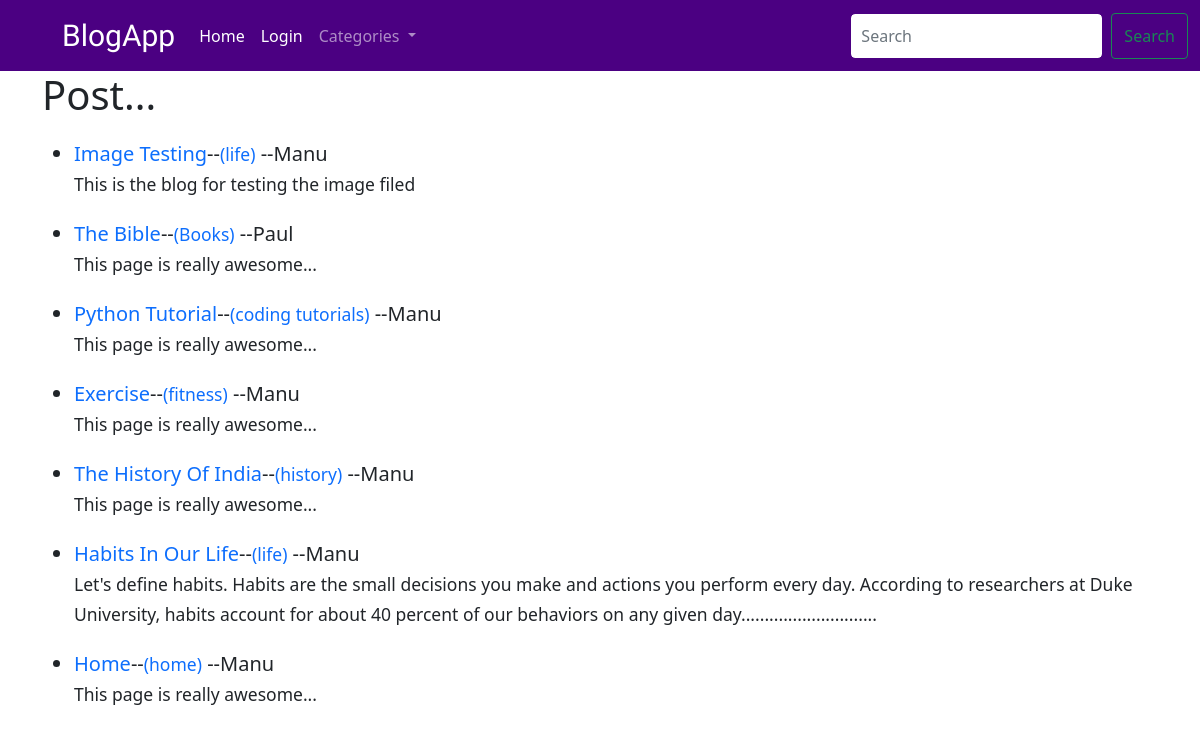
The page / on the database its author committed.
### blogsite/models.py (models this page shows, shortened)
class Post(models.Model):
    title = models.CharField(max_length=200)
    title_tag = models.CharField(max_length=200)
    author = models.ForeignKey(User, on_delete=models.CASCADE)
    body = RichTextField(null=True, blank=True)
    posted = models.DateTimeField(auto_now_add=True)
    category = models.CharField(max_length=200, default='none')
    snippets = models.CharField(max_length=300)
    likes = models.ManyToManyField(User, related_name='blog_post')
    images = models.ImageField(null=True, blank=True, upload_to='images/')
    """
        @property
        def imageURL(self):
            try:
                url = self.images.url
            except:
                url = ''

            return url
    """

### blogsite/views.py (the view)
# urls.py: path('', HomeView.as_view(), name='blogs'),
class HomeView(generic.ListView):
    model = Post
    template_name = 'blogsite/home.html'
    context_object_name = 'blogs'
    ordering = ['-posted']
    def get_context_data(self, *args, **kwargs):
        cat_menu = Category.objects.all()
        context = super(HomeView, self).get_context_data(*args, **kwargs)
        context['cat_menu'] = cat_menu
        return context

### blogsite/models.py (called while the page is built)
    def __str__(self):
        return self.name

### templates/blogsite/home.html (shortened to what this page needs)
{% extends 'blogsite/main.html'%}
{% block content %}
<div class="container">
    <h1>Post...</h1>
    <ul>
        {% for post in blogs %}
            <li style="font-size: 20px; margin-top: 20px;">
                <a href="{% url 'blog' post.id %}">{{post.title|title}}</a>--<small><a href="{% url 'categories' post.category|slugify%}">({{post.category}})</a></small>
                {% if post.author.first_name %}
                    --{{post.author.first_name|title}}
                {% else %}
                    --{{post.author|title}}
                {% endif %}
                    <br>
                <small>{{post.snippets}}</small>
            </li>
        {% empty %}
            <li>No blogs available</li>
        {% endfor %}
    </ul>
</div>
{% endblock %}

### templates/blogsite/main.html (shortened to what this page needs)
<!doctype html>
<html lang="en">
<head>
    <link href="https://cdn.jsdelivr.net/npm/bootstrap@5.1.1/dist/css/bootstrap.min.css" rel="stylesheet">
</head>
<body>
<nav class="navbar navbar-expand-lg navbar-dark " style="background-color: indigo;">
  <div class="container-fluid" style="margin-left: 50px;">
    <a class="navbar-brand" href="{% url 'blogs' %}" style="font-family: 'Birthstone', cursive; font-size: 30px;">BlogApp</a>
    <div class="collapse navbar-collapse" id="navbarSupportedContent">
      <ul class="navbar-nav me-auto mb-2 mb-lg-0">
        <li class="nav-item">
          <a class="nav-link active" aria-current="page" href="{% url 'blogs'%}">Home</a>
        </li>
        {% if request.user.is_authenticated%}
            <li class="nav-item dropdown">
                <a class="nav-link dropdown-toggle" href="#" id="navbarDropdown" role="button" data-bs-toggle="dropdown" aria-expanded="false">
                      {{request.user|title}}
                </a>
                <ul class="dropdown-menu" aria-labelledby="navbarDropdown">
                    <li><a class="dropdown-item" href="{% url 'edit_profile' %}">Profile</a></li>
                    <li><a class="dropdown-item" href="{% url 'add_post' %}">Create Blog</a></li>
                    <li><a class="dropdown-item" href="{% url 'add_category' %}">Add Category</a></li>
                    <li><hr class="dropdown-divider"></li>
                    <li><a class="dropdown-item" href="{% url 'logout' %}">Logout</a></li>
                </ul>
            </li>
        {% else %}
            <li class="nav-item">
                <a class="nav-link active" aria-current="page" href="{% url 'login'%}">Login</a>
            </li>
        {% endif %}
        <li class="nav-item dropdown">
            <a class="nav-link dropdown-toggle" href="#" id="navbarDropdown2" role="button" data-bs-toggle="dropdown" aria-expanded="false">
                  Categories
            </a>
        </li>
      </ul>
      <form class="d-flex">
        <input class="form-control me-2" type="search" placeholder="Search" aria-label="Search">
        <button class="btn btn-outline-success" type="submit">Search</button>
      </form>
    </div>
  </div>
</nav>
  {% block content %}
  {% endblock %}
<script src="https://cdn.jsdelivr.net/npm/bootstrap@5.1.1/dist/js/bootstrap.bundle.min.js"></script></body>
</html>

### templates/blogsite/main.html (style rules this page uses)
.form-control { border: 1px solid indigo; border-radius: 5px; padding: 10px; width: 90%; }

### templates/blogsite/home.html (style rules this page uses)
li a { text-decoration: none; }

### rows shown on the page
Post: title "Image Testing", category "life", author.first_name "Manu", snippets "This is the blog for testing the image filed"
Post: title "The Bible", category "Books", author "Paul", snippets "This page is really awesome..."
Post: title "Python Tutorial", category "coding tutorials", author.first_name "Manu", snippets "This page is really awesome..."
Post: title "Exercise", category "fitness", author.first_name "Manu", snippets "This page is really awesome..."
Post: title "The History Of India", category "history", author.first_name "Manu", snippets "This page is really awesome..."
Post: title "Habits In Our Life", category "life", author.first_name "Manu", snippets "Let's define habits. Habits are the small decisions you make and actions you perform every day. According to researchers at Duke University, habits account for about 40 percent of our behaviors on any given day............................."
Post: title "Home", category "home", author.first_name "Manu", snippets "This page is really awesome..."
